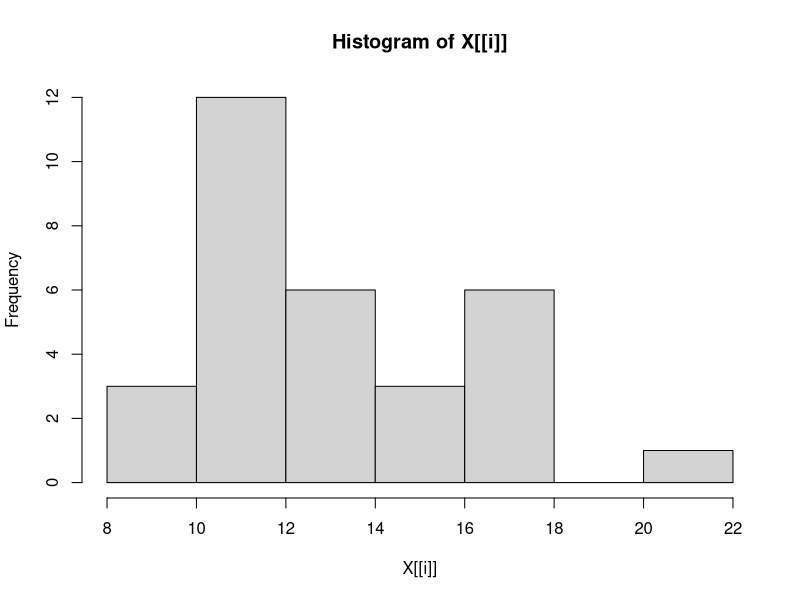
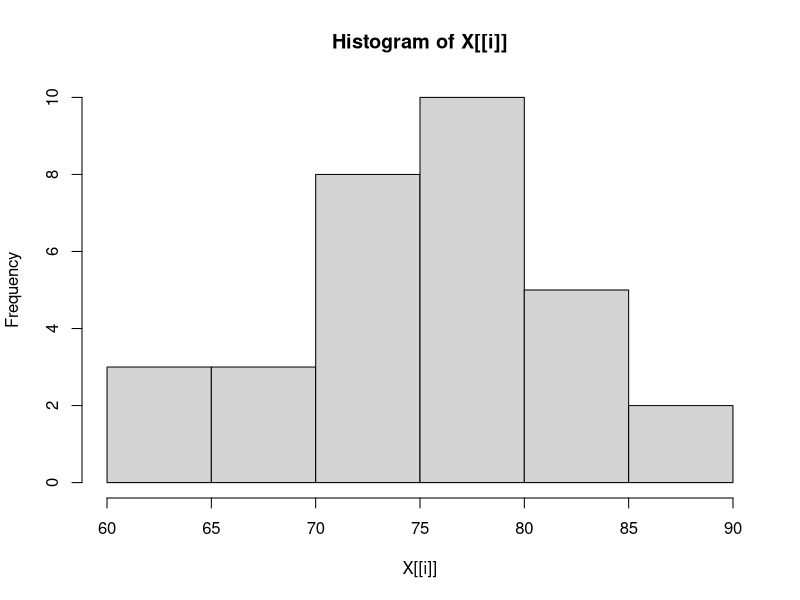
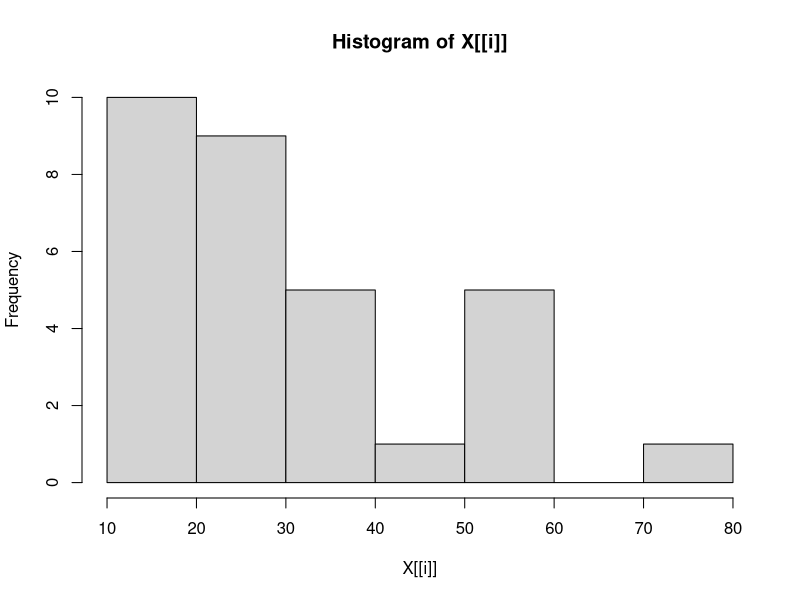
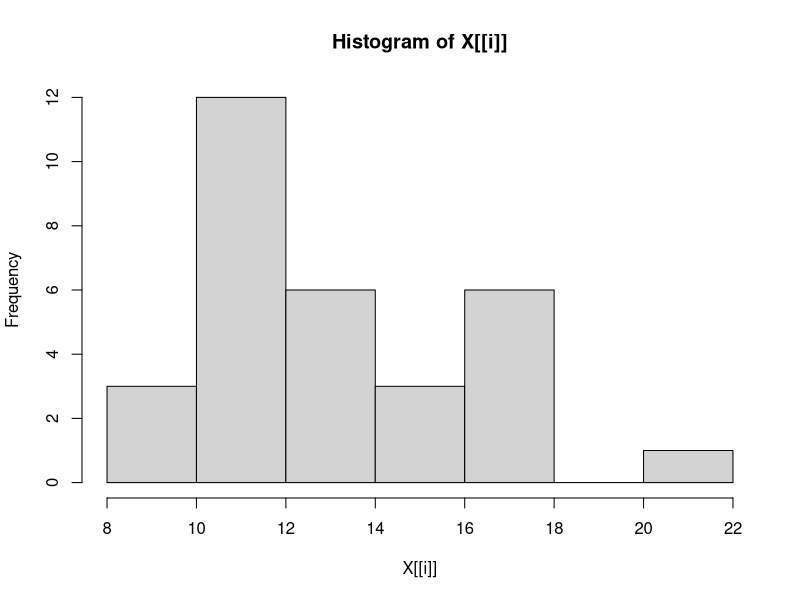
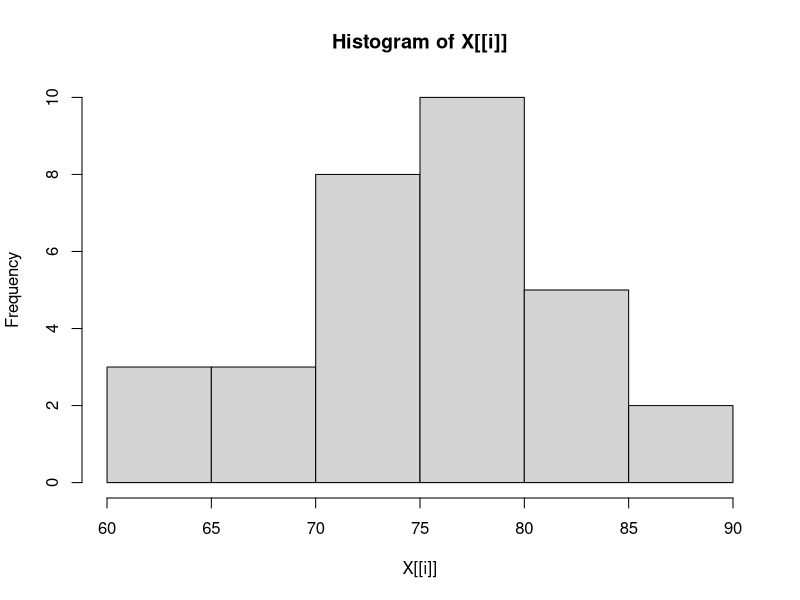
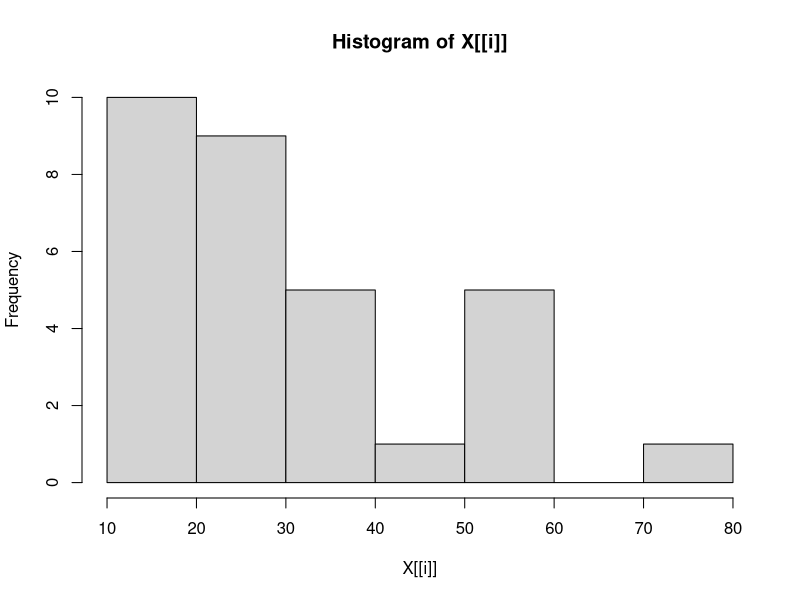
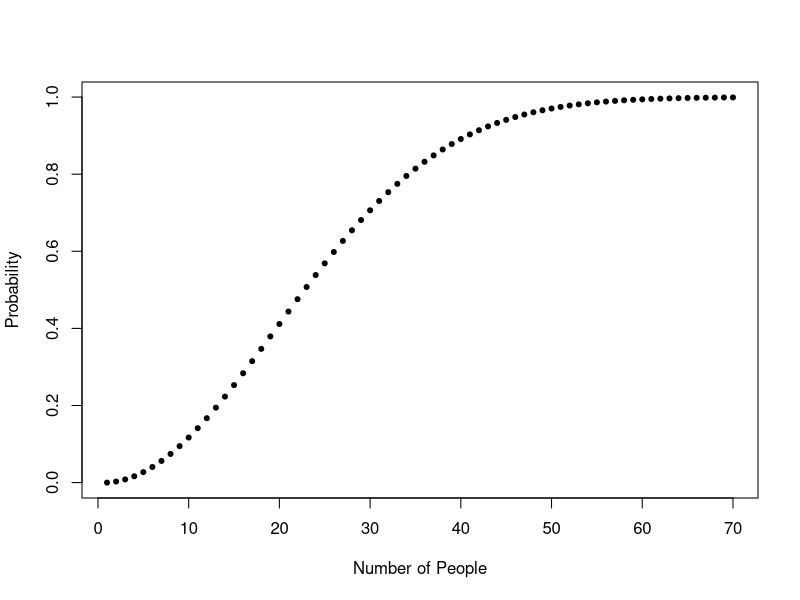
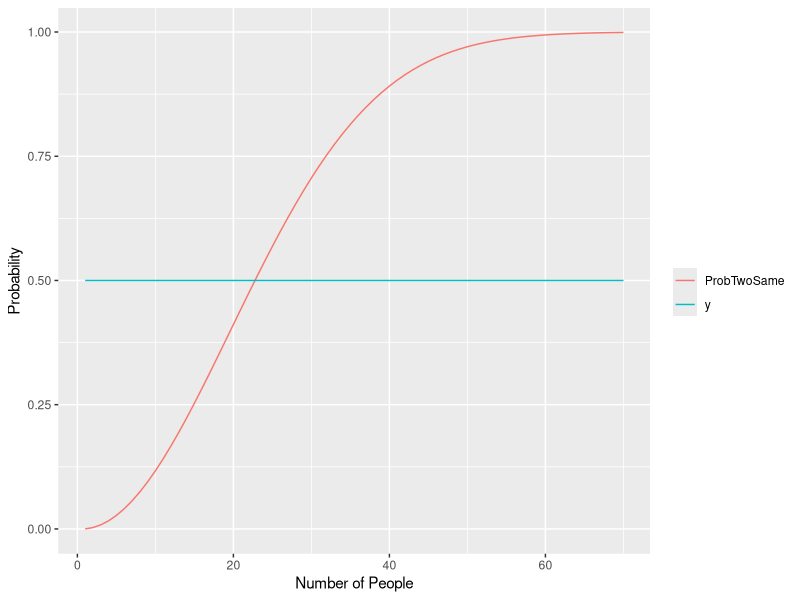

Reproduce these figures in R, in order.
## ---- chunk 1
knitr::opts_chunk$set(echo = TRUE, comment="")

library(rmarkdown, tinytex)
library(markdown)
library(dplyr)
library(stringr)
library(tidyverse)
library(ggplot2)
library(reshape)
## ---- chunk 2
rvector_1a <- sample(0:500, 20000, replace=TRUE)
## ---- chunk 3
example <- cut(rvector_1a, seq(0, 500, 100)) #one way to   think about this within the sequence is (from=0, to=500, group size=100)
table(example)
## ---- chunk 4
tapply(rvector_1a, example, mean)
## ---- chunk 5
tapply(rvector_1a, example, median)
## ---- chunk 6
# random vector created using the letters constant in R.
letters_2a <- sample(letters, 500, replace=TRUE)
table(letters_2a)
## ---- chunk 7
factor_2c <- as.factor(letters_2a)
## ---- chunk 8
table(factor_2c)
## ---- chunk 9
class(letters_2a)
class(factor_2c)
## ---- chunk 10

# I COULD just write the first ten numbers manually in a vector but this seems more fun.

Fibonacci <- function(n){
  
fib <- numeric(n)
# Create a vector of length n

fib[1] <- fib[2] <- 1
# Store F 1 and F 2 in the vector

for (i in 3:n) fib[i] = fib[i-1] + fib[i-2]

# cat("The first", n, "Fibonacci numbers are", "\n")
print(fib)}

fib_10 <- Fibonacci(10)
fib_101 <- c(1,1,2,3,5,8,13,21,34,55) #backup in-case of bugs
## ---- chunk 11
mice_data <- read.delim("micedata.txt")
mice_data
## ---- chunk 12
pr3_list <- list(fib_10, as.factor(c("even", "odd")), mice_data )
pr3_list
## ---- chunk 13
names(pr3_list) <- c("fibb", "even/odd", "mice")
## ---- chunk 14
sapply(pr3_list["fibb"], summary)
cat("The sum of the first 10 Fibonacci numbers is", sapply(pr3_list["fibb"], sum), "\n")
cat("The product of the first 10 Fibonacci numbers is", sapply(pr3_list["fibb"], prod), "\n")
## ---- chunk 15
pr3_list[[4]] <- toString("Fibonacci Rules!")
## ---- chunk 16
pr3_list[[2]] <- NULL
## ---- chunk 17
data(trees)
## ---- chunk 18
summary(trees)
sapply(trees, sd)
sapply(trees, hist)
## ---- chunk 19
sapply(trees, hist)
## ---- chunk 20
pr5_str <- "I made myself a snowball As perfect as can be I thought I’d keep it as a pet And let it sleep with me I made it some pajamas And a pillow for its head Then last night it ran away But first It wet the bed"
## ---- chunk 21
pr5_str <- tolower(pr5_str)
str_count(pr5_str, c("a", "e", "i", "o", "u"))
## ---- chunk 22
str_replace_all(pr5_str, "p", "b")
## ---- chunk 23
list_6 <- list(c(1), c(1, 1), c(1, 2, 1), c(1, 3, 3, 1))
## ---- chunk 24
list(1, choose(1, 0:1), choose(2, 0:2), choose(3, 0:3))
## ---- chunk 25
pascals_func <- function(n){
  #setting up a list with a 1 at the start.
  ret_val <- list()
  ret_val[1] <- 1
  # i will function as a variable and counter simultaneously! 
  i <- 1
  
  while (i <= n){
    # Set x to the list output of the choose function. This breaks if "list" is not specified. 
    x <- list(choose(i, 0:i))
    # append x to ret_val
    ret_val <- append(ret_val, x)
    # increments i up by 1 with every loop. Caps at n+1.
    i <- i + 1
    }
  return(ret_val)
}
## ---- chunk 26
pascals_func(5)
## ---- chunk 27
pascals_func(10)
## ---- chunk 28
cat("The mean of the petal length in iris is", round(mean(iris$Petal.Length), digits = 2), "\n")

cat("The standard deviation of the petal length in iris is", round(sd(iris$Petal.Length), digits = 2), "\n")
## ---- chunk 29
cat("The max petal width is", max(iris$Petal.Width), "\n")
cat("The max petal length is", max(iris$Petal.Length), "\n")
## ---- chunk 30
VersicolorIris <- subset(iris, Species == "versicolor")
## ---- chunk 31
cat("The mean petal length of the versicolor iris is", mean(VersicolorIris$Petal.Length), "\n")

cat("The standard deviation of the versicolor iris is", round(sd(VersicolorIris$Petal.Length), digits = 2), "\n")
## ---- chunk 32
# I'll be using select() from the tidyverse package here. It's so convenient.

data_7e <- as_tibble(iris)

Petal_Length <- data_7e %>% select(Petal.Length, Species)
unstack(Petal_Length)
## ---- chunk 33
birthday <- function(n){
  1 - prod(seq(from=1, to = (365 - n + 1) / 365, by = -1/365))
}
BdayProb <- sapply(1:70, birthday)
## ---- chunk 34
plot(1:70, BdayProb, pch = 20, xlab = "Number of People", ylab = "Probability")
## ---- chunk 35
library(reshape)
library(ggplot2)

# Input the value for npeople. Change this value to change the graph.
  npeople = 70

# Create a data frame Bday using the birthday function
  Bday = data.frame(n = 1:npeople, ProbTwoSame =
    sapply(1:npeople, birthday), y = 0.5)

  # Melt the data for casting (Smooths the data points)
  Bday = reshape::melt(Bday, id.vars = "n")
  
  ggplot(Bday, aes(x = n, y = value, colour = variable)) + geom_line() + scale_colour_hue("") + xlab("Number of People") + ylab("Probability")
